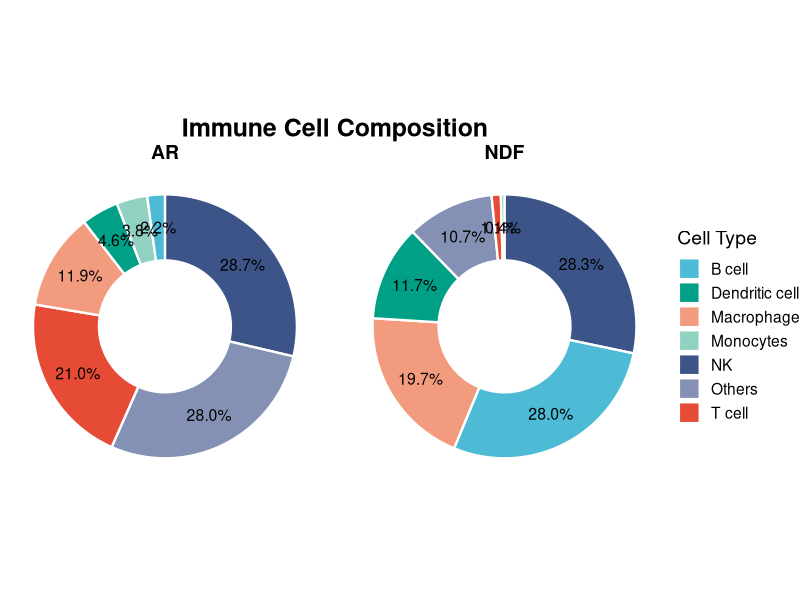
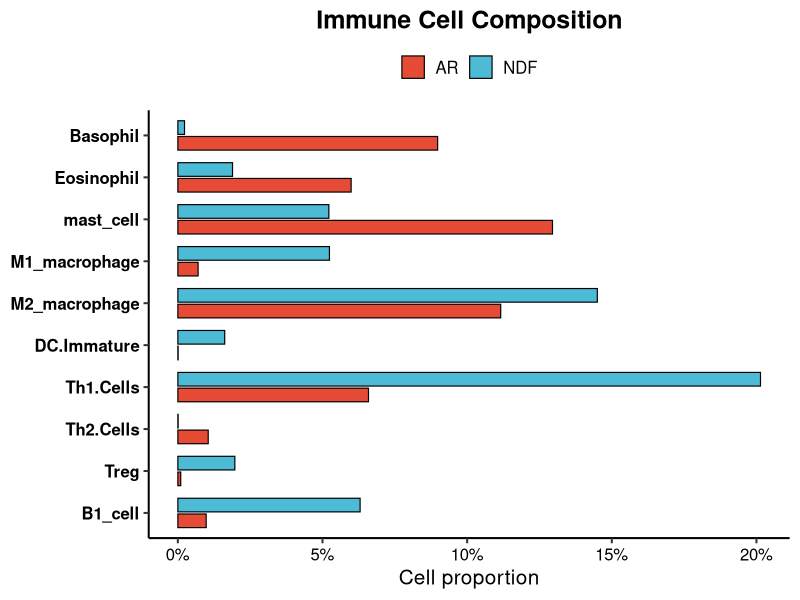
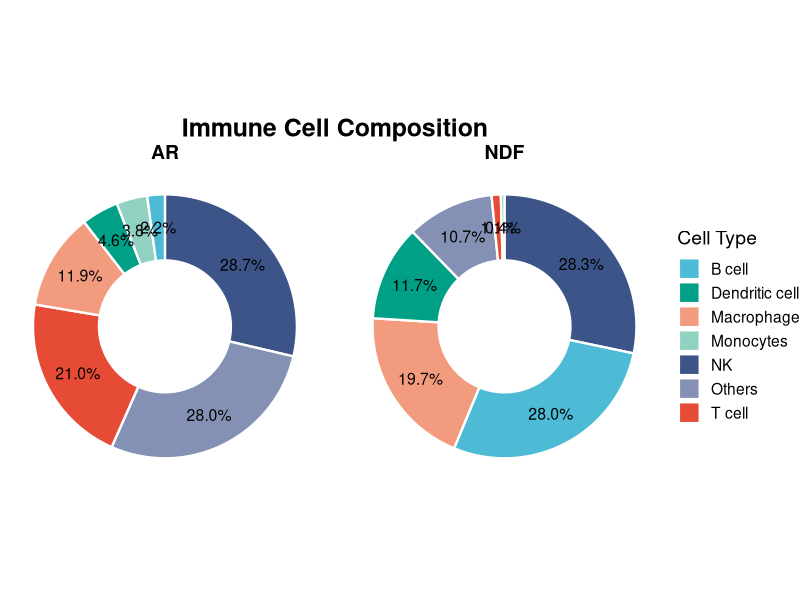
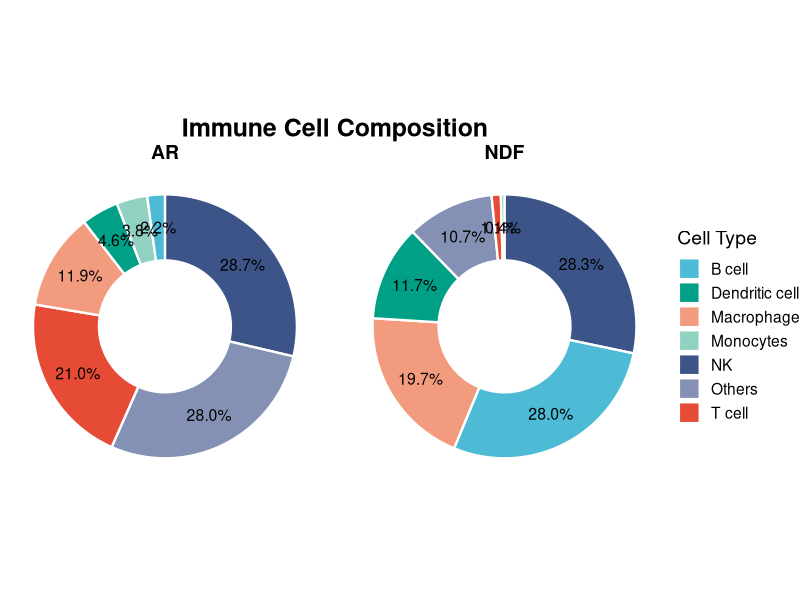
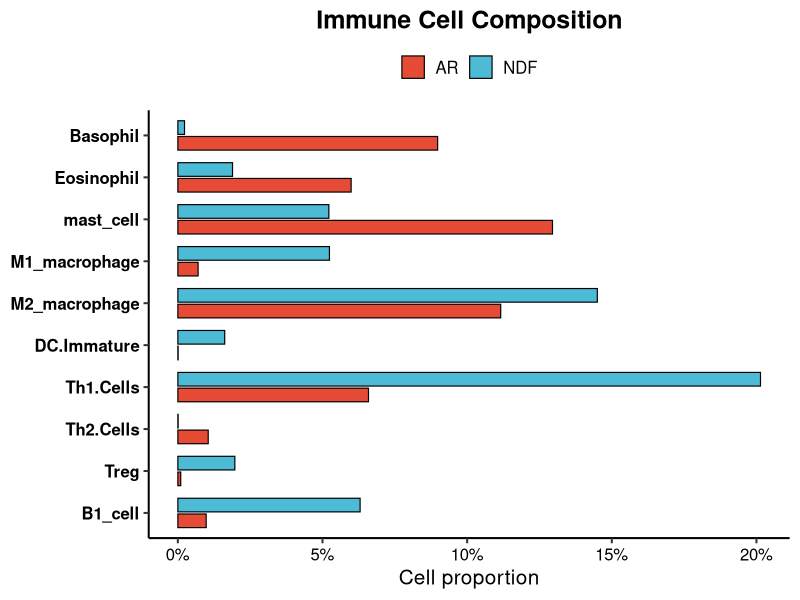
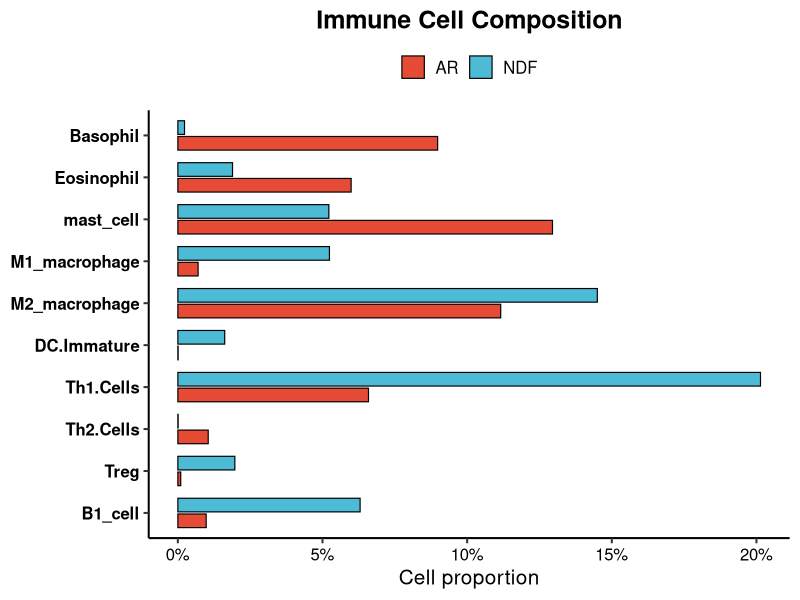

These figures' R source, in order:
## ---- chunk 1
library(tidyverse)
library(scales)
library(ggplot2)
## ---- chunk 2
df <- data.frame(
  CellType = c(
    "B cell",
    "T cell",
    "Dendritic cell",
    "NK",
    "Macrophage",
    "Monocytes",
    "Others"
  ),
  AR = c(
    0.0216,
    0.2103,
    0.0455,
    0.2866,
    0.1186,
    0.0378,
    0.2796
  ),
  NDF = c(
    0.2795,
    0.0112,
    0.1175,
    0.2829,
    0.1974,
    0.0045,
    0.1070
  )
)

df
## ---- chunk 3
df_long <- df %>%
  pivot_longer(
    cols = c(AR, NDF),
    names_to = "Group",
    values_to = "Proportion"
  ) %>%
  group_by(Group) %>%
  arrange(Group, desc(Proportion)) %>%
  mutate(
    Fraction = Proportion / sum(Proportion),
    ymax = cumsum(Fraction),
    ymin = lag(ymax, default = 0),
    label_pos = (ymax + ymin) / 2,
    Label = percent(Fraction, accuracy = 0.1)
  )

df_long
## ---- chunk 4
cell_colors <- c(
  "B cell"="#4DBBD5",
  "T cell"="#E64B35",
  "Dendritic cell"="#00A087",
  "NK"="#3C5488",
  "Macrophage"="#F39B7F",
  "Monocytes"="#91D1C2",
  "Others"="#8491B4"
)
## ---- chunk 5

p <- ggplot(df_long,
            aes(
              ymax = ymax,
              ymin = ymin,
              xmax = 4,
              xmin = 2,
              fill = CellType
            )) +

  geom_rect(color="white", linewidth=0.8) +

  coord_polar(theta="y") +

  xlim(0,4) +

  facet_wrap(~Group) +

  geom_text(
    aes(
      x=3,
      y=label_pos,
      label=Label
    ),
    size=4
  ) +

  scale_fill_manual(values=cell_colors) +

  labs(
    title="Immune Cell Composition",
    fill="Cell Type"
  ) +

  theme_void(base_size=14) +

  theme(
    plot.title=element_text(
      hjust=0.5,
      face="bold",
      size=18
    ),
    strip.text=element_text(
      face="bold",
      size=14
    ),
    legend.position="right"
  )

p
## ---- chunk 6

ggsave(
  "DonutPlot.pdf",
  p,
  width=10,
  height=5
)

ggsave(
  "DonutPlot.tiff",
  p,
  width=10,
  height=5,
  dpi=600,
  compression="lzw"
)

## ---- chunk 7
library(tidyverse)
library(ggplot2)
library(scales)
## ---- chunk 8
df <- data.frame(
  CellType = c(
    "Basophil",
    "Eosinophil",
    "mast_cell",
    "M1_macrophage",
    "M2_macrophage",
    "DC.Immature",
    "Th1.Cells",
    "Th2.Cells",
    "Treg",
    "B1_cell"
  ),

  AR = c(
    0.0898,
    0.0599,
    0.1295,
    0.0070,
    0.1116,
    0.0001,
    0.0659,
    0.0105,
    0.0010,
    0.0098
  ),

  NDF = c(
    0.0023,
    0.0189,
    0.0522,
    0.0524,
    0.1450,
    0.0162,
    0.2014,
    0.0001,
    0.0197,
    0.0630
  )
)

df
## ---- chunk 9
df_long <- df %>%
  pivot_longer(
    cols = c(AR, NDF),
    names_to = "Group",
    values_to = "Fraction"
  )

df_long
## ---- chunk 10
df_long$CellType <- factor(
  df_long$CellType,
  levels = rev(df$CellType)
)
## ---- chunk 11
group_colors <- c(
  "AR" = "#E64B35",
  "NDF" = "#4DBBD5"
)
## ---- chunk 12

p <- ggplot(
  df_long,
  aes(
    x = CellType,
    y = Fraction,
    fill = Group
  )
) +

geom_col(
  position = position_dodge(width = 0.75),
  width = 0.65,
  colour = "black",
  linewidth = 0.4
) +

coord_flip() +

scale_fill_manual(values = group_colors) +

scale_y_continuous(
  labels = percent_format(accuracy = 1)
) +

labs(
  title = "Immune Cell Composition",
  x = "",
  y = "Cell proportion",
  fill = ""
) +

theme_classic(base_size = 15) +

theme(
  plot.title = element_text(
    hjust = 0.5,
    face = "bold",
    size = 18
  ),
  axis.text.y = element_text(
    colour = "black",
    face = "bold"
  ),
  axis.text.x = element_text(
    colour = "black"
  ),
  axis.title.y = element_blank(),
  legend.position = "top",
  legend.title = element_blank()
)

p
## ---- chunk 13

ggsave(
  filename = "ImmuneCell_Barplot.pdf",
  plot = p,
  width = 9,
  height = 6
)

ggsave(
  filename = "ImmuneCell_Barplot.tiff",
  plot = p,
  width = 9,
  height = 6,
  dpi = 600,
  compression = "lzw"
)
